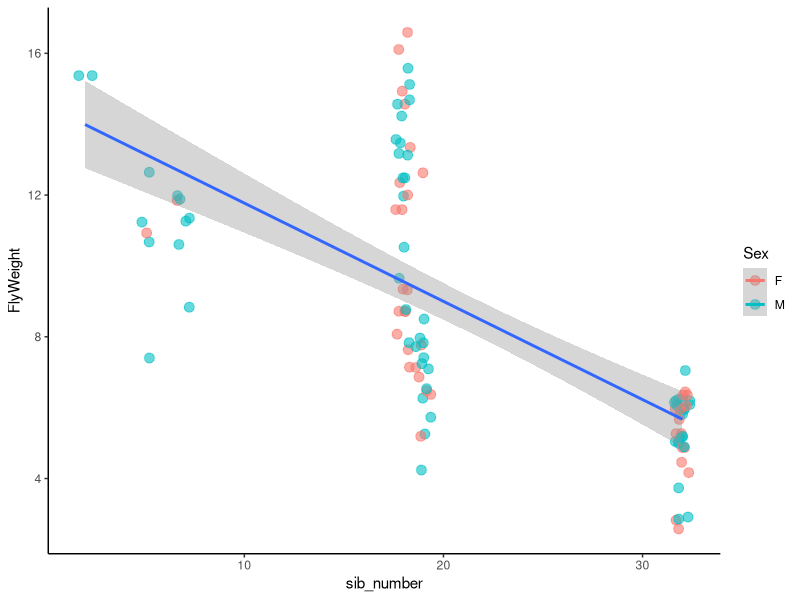
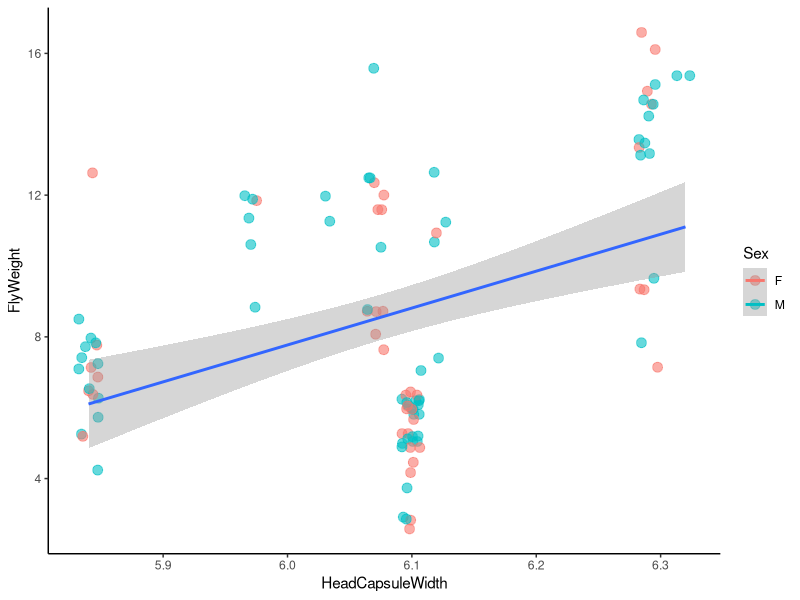
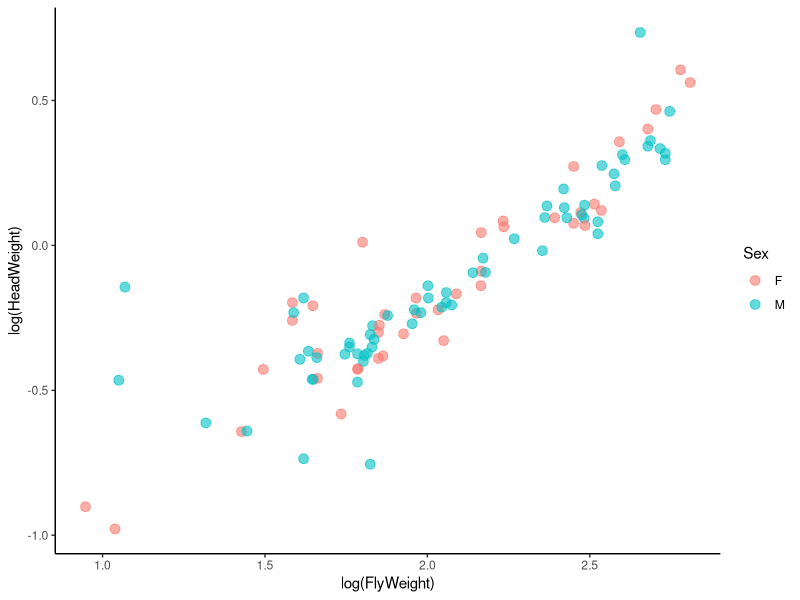
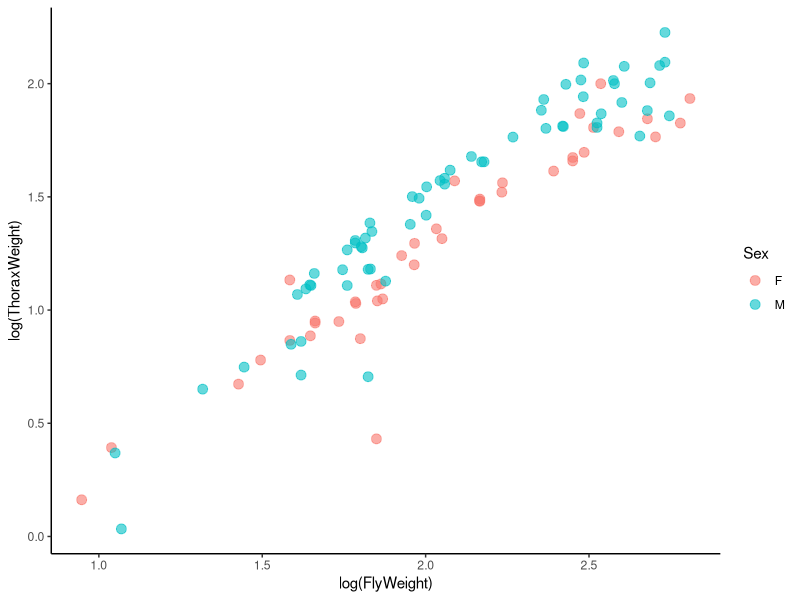
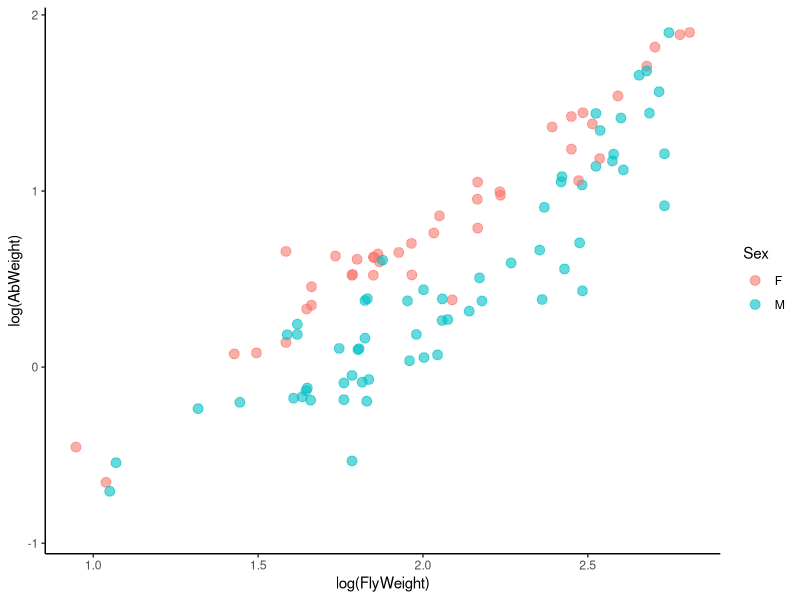
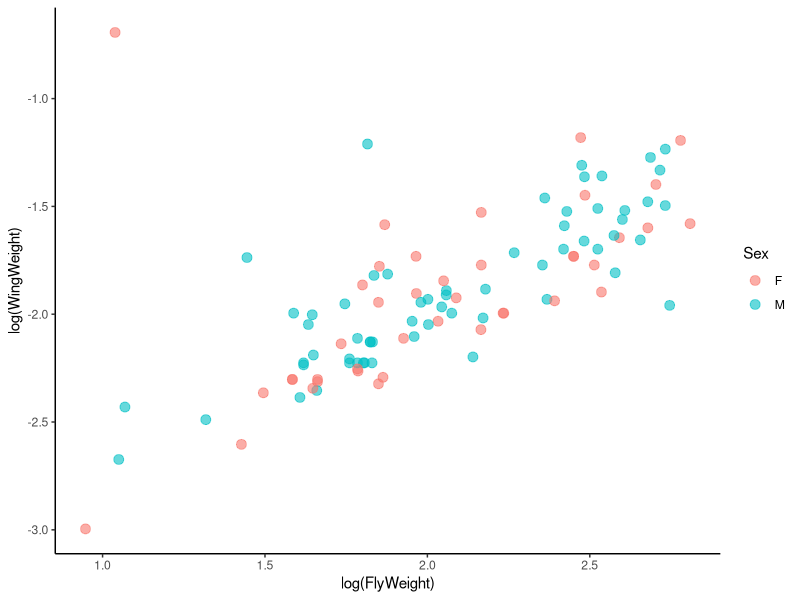
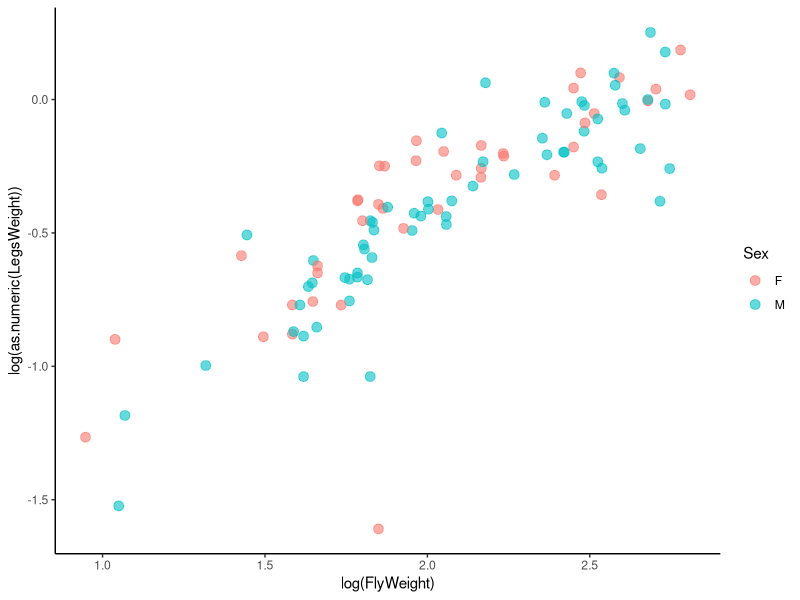
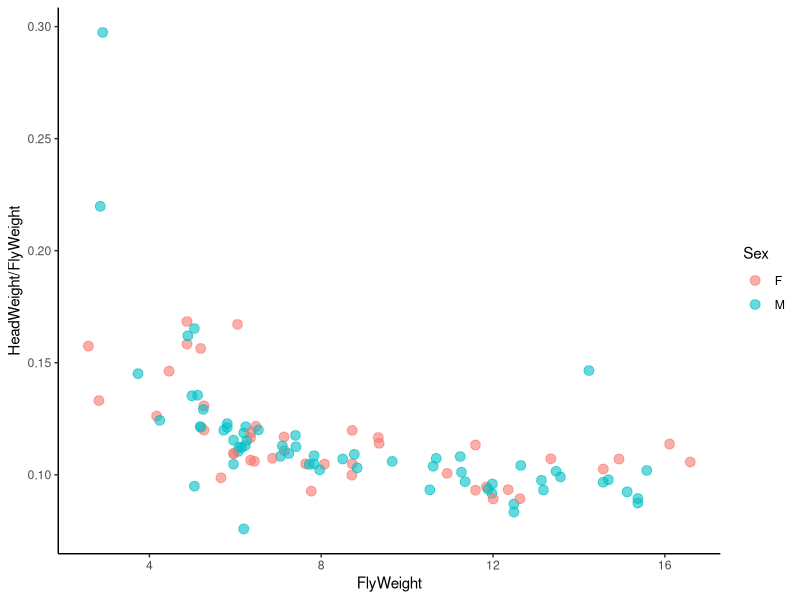

Reproduce these figures in R, in order.
#Tachinid Competitive and Development Project - Data Exploration
#Keaton Wilson
#2018-02-13
#keatonwilson@me.com

#Packages
library(tidyverse)

#Importing the master data file
tach_master = read_csv(file = "Data/TachDataFull.csv")

#Cleaning up a bit
tach_master = tach_master %>%
  select(-SiblingNumber, -NutritionIndex)
tach_master$Sex = factor(tach_master$Sex)

#First steps: 1. Let's get sibling numbers for each group so we can calculate the nutritional index.
siblings = tach_master %>%
  group_by(CaterpillarID) %>%
  summarize(sib_number = max(FlyID))

#left_Join this
tach_master = tach_master %>%
  left_join(siblings)

#Generating a Nutritional Index that is the head capsule width divided by the number of siblings in a cohort
tach_master = tach_master %>%
  mutate(nut_index = HeadCapsuleWidth/sib_number)

#Let's impute NA values. 
library(caret)
install.packages("VIM")
library(VIM)


tach_master_impute = as.tibble(kNN(tach_master, variable = colnames(tach_master[8:13])))
tach_master_impute$FlyWeight = as.numeric(tach_master_impute$FlyWeight)



#Exploratory plots!

#Fly weight as a function of sibling number
ggplot(tach_master_impute, aes(x = sib_number, y = FlyWeight, color = Sex)) +
  geom_point(size = 3, alpha = 0.6, position = "jitter") +
  theme_classic() +
  geom_smooth(method = "lm", aes(group = 1))

#Fly weight as a function of head capsule size
ggplot(tach_master_impute, aes(x = HeadCapsuleWidth, y = FlyWeight, color = Sex)) +
  geom_point(size = 3, alpha = 0.6, position = "jitter") +
  theme_classic() +
  geom_smooth(method = "lm", aes(group = 1))

#best model seems to be one that includes both, additively.
lm1 = lm(FlyWeight ~ sib_number + HeadCapsuleWidth, data = tach_master_impute)
summary(lm1)
#Also interesting to note how sex doesn't come into play here... it makes the model worse. Indicating that this relationship isn't
#different among the sexes


#Ok, now the fun stuff.

ggplot(tach_master_impute, aes(x = log(FlyWeight), y = log(HeadWeight), color = Sex)) +
  geom_point(size = 3, alpha = 0.6) +
  theme_classic()

ggplot(tach_master_impute, aes(x = log(FlyWeight), y = log(ThoraxWeight), color = Sex)) +
  geom_point(size = 3, alpha = 0.6) +
  theme_classic()

ggplot(tach_master_impute, aes(x = log(FlyWeight), y = log(AbWeight), color = Sex)) +
  geom_point(size = 3, alpha = 0.6) +
  theme_classic()

ggplot(tach_master_impute, aes(x = log(FlyWeight), y = log(WingWeight), color = Sex)) +
  geom_point(size = 3, alpha = 0.6) +
  theme_classic()

ggplot(tach_master_impute, aes(x = log(FlyWeight), y = log(as.numeric(LegsWeight)), color = Sex)) +
  geom_point(size = 3, alpha = 0.6) +
  theme_classic()


#Ok, these are rad, and Goggy will love them, I think. 

#Didn't he do relative body part size plotted against size?

ggplot(tach_master_impute, aes(x = FlyWeight, y = HeadWeight/FlyWeight, color = Sex)) +
  geom_point(size = 3, alpha = 0.6) +
  theme_classic()

ggplot(tach_master_impute, aes(x = FlyWeight, y = ThoraxWeight/FlyWeight, color = Sex)) +
  geom_point(size = 3, alpha = 0.6) +
  theme_classic()

ggplot(tach_master_impute, aes(x = FlyWeight, y = AbWeight/FlyWeight, color = Sex)) +
  geom_point(size = 3, alpha = 0.6) +
  theme_classic()

ggplot(tach_master_impute, aes(x = FlyWeight, y = WingWeight/FlyWeight, color = Sex)) +
  geom_point(size = 3, alpha = 0.6) +
  theme_classic()

#Seems like there might a wing-weight that is fucked up

ggplot(tach_master_impute, aes(x = FlyWeight, y = as.numeric(LegsWeight)/FlyWeight, color = Sex)) +
  geom_point(size = 3, alpha = 0.6) +
  theme_classic()


#Comparing body parts
ggplot(tach_master_impute, aes(x = ThoraxWeight/FlyWeight, y = AbWeight/FlyWeight, color = Sex)) +
  geom_point(size = 3, alpha = 0.6) +
  theme_classic() +
  geom_smooth(method = "lm")
